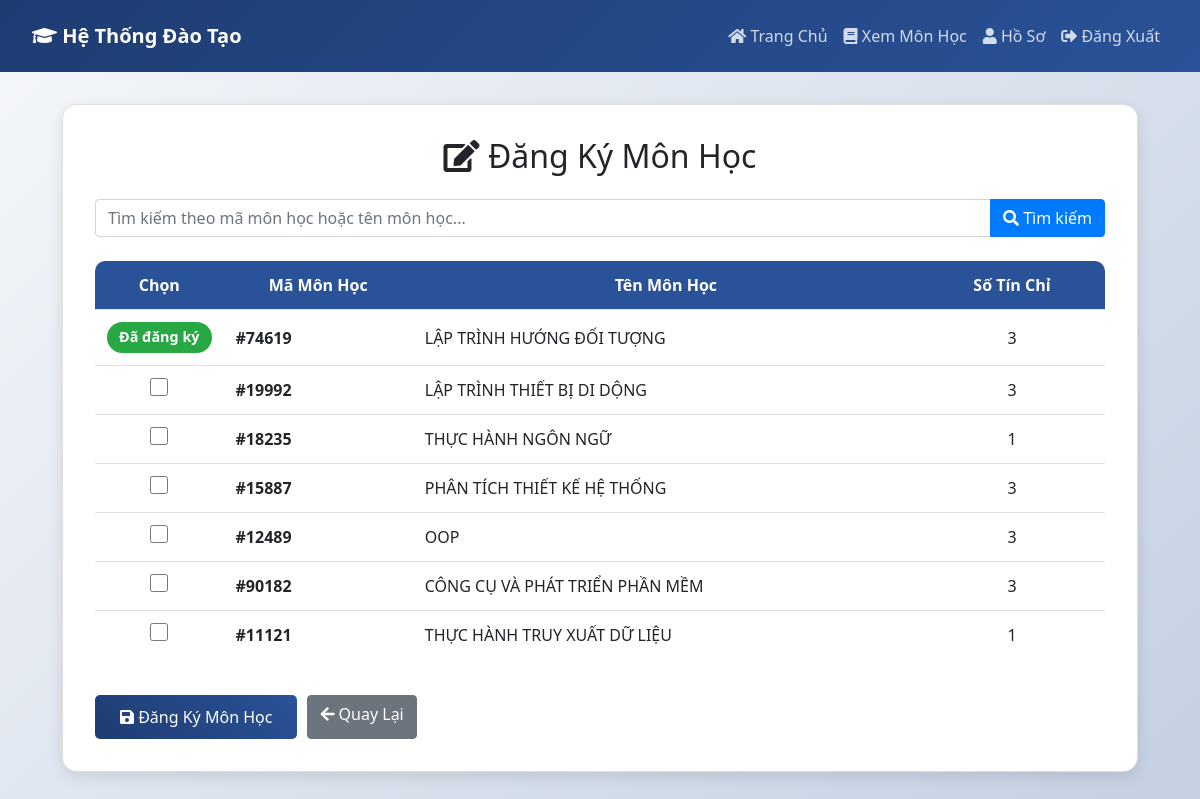
The page /users/register_course.php (signed in) on the database its author committed.
### tables this page shows
CREATE TABLE `courses` (
  `id` int(11) NOT NULL,
  `course_code` varchar(20) NOT NULL,
  `course_name` varchar(100) NOT NULL,
  `credits` int(11) NOT NULL
);

### users/register_course.php (the view, shortened to what this page needs)
<?php
require_once 'connect.php';
$conn = $con;
$username = $_SESSION['username'];
$registered_courses_query = "SELECT course_id FROM course_registrations WHERE username = ?";
$stmt = $conn->prepare($registered_courses_query);
$stmt->bind_param("s", $username);
$stmt->execute();
$registered_result = $stmt->get_result();
$registered_courses = array();
while ($row = $registered_result->fetch_assoc()) {
    $registered_courses[] = $row['course_id'];
}
$search = isset($_GET['search']) ? mysqli_real_escape_string($conn, $_GET['search']) : '';
if ($search !== '') {
    $query = "SELECT * FROM courses WHERE course_code LIKE ? OR course_name LIKE ?";
    $stmt = $conn->prepare($query);
    $searchTerm = "%$search%";
    $stmt->bind_param("ss", $searchTerm, $searchTerm);
} else {
    $query = "SELECT * FROM courses";
    $stmt = $conn->prepare($query);
}
$stmt->execute();
$result = $stmt->get_result();
?>
<!doctype html>
<html lang="vi">
<head>
    <link rel="stylesheet" href="https://cdn.jsdelivr.net/npm/bootstrap@4.0.0/dist/css/bootstrap.min.css">
    <link rel="stylesheet" href="https://cdnjs.cloudflare.com/ajax/libs/font-awesome/5.15.4/css/all.min.css">
</head>
<body>
    <nav class="navbar navbar-expand-lg navbar-dark">
        <a class="navbar-brand" href="user_home.php">
            <i class="fas fa-graduation-cap"></i> Hệ Thống Đào Tạo
        </a>
        <div class="collapse navbar-collapse" id="navbarNav">
            <ul class="navbar-nav ml-auto">
                <li class="nav-item">
                    <a class="nav-link" href="user_home.php">
                        <i class="fas fa-home"></i> Trang Chủ
                    </a>
                </li>
                <li class="nav-item">
                    <a class="nav-link" href="view_courses.php">
                        <i class="fas fa-book"></i> Xem Môn Học
                    </a>
                </li>
                <li class="nav-item">
                    <a class="nav-link" href="view_profile.php">
                        <i class="fas fa-user"></i> Hồ Sơ
                    </a>
                </li>
                <li class="nav-item">
                    <a class="nav-link" href="logout.php">
                        <i class="fas fa-sign-out-alt"></i> Đăng Xuất
                    </a>
                </li>
            </ul>
        </div>
    </nav>
    <div class="container">
        <div class="card">
            <h2 class="text-center mb-4">
                <i class="fas fa-edit"></i> Đăng Ký Môn Học
            </h2>
    <form method="GET" class="mb-4">
        <div class="input-group">
            <input type="text" class="form-control" name="search"
                   placeholder="Tìm kiếm theo mã môn học hoặc tên môn học..."
                   value="<?php echo htmlspecialchars($search); ?>">
            <div class="input-group-append">
                <button class="btn btn-primary" type="submit">
                    <i class="fas fa-search"></i> Tìm kiếm
                </button>
            </div>
        </div>
    </form>
    <form method="POST">
        <div class="table-responsive">
            <table class="table table-hover">
                <thead>
                    <tr class="text-center">
                        <th width="5%">Chọn</th>
                        <th width="20%">Mã Môn Học</th>
                        <th width="55%">Tên Môn Học</th>
                        <th width="20%">Số Tín Chỉ</th>
                    </tr>
                </thead>
                <tbody>
                    <?php
                    if ($result && $result->num_rows > 0):
                        while ($row = $result->fetch_assoc()):
                    ?>
                        <tr>
                            <td class="text-center">
                                <?php if (in_array($row['id'], $registered_courses)): ?>
                                    <span class="badge badge-success">Đã đăng ký</span>
                                <?php else: ?>
                                    <input type="checkbox" class="checkbox-custom" name="courses[]" value="<?php echo $row['id']; ?>">
                                <?php endif; ?>
                            </td>
                            <td class="font-weight-bold"><?php echo htmlspecialchars($row['course_code']); ?></td>
                            <td><?php echo htmlspecialchars($row['course_name']); ?></td>
                            <td class="text-center"><?php echo htmlspecialchars($row['credits']); ?></td>
                        </tr>
                    <?php
                        endwhile;
                    endif; ?>
                </tbody>
            </table>
        </div>
            <div class="button-group">
                <button type="submit" class="btn btn-custom">
                    <i class="fas fa-save"></i> Đăng Ký Môn Học
                </button>
                <a href="user_home.php" class="btn btn-secondary">
                    <i class="fas fa-arrow-left"></i> Quay Lại
                </a>
            </div>
        </form>
    </div>
</div>
</body>
</html>

### users/register_course.php (style rules this page uses)
body { background: linear-gradient(135deg, #f5f7fa 0%, #c3cfe2 100%); min-height: 100vh; font-family: 'Segoe UI', sans-serif; }
.navbar { background: linear-gradient(135deg, #1e3c72, #2a5298); padding: 1rem 2rem; }
.navbar-brand { color: white !important; font-weight: bold; }
.nav-link { color: rgba(255,255,255,0.8) !important; transition: color 0.3s ease; }
.container { padding: 2rem; }
.card { background: white; border-radius: 15px; box-shadow: 0 5px 15px rgba(0,0,0,0.1); padding: 2rem; margin-bottom: 2rem; }
.table { background: white; border-radius: 10px; overflow: hidden; }
.table thead th { background: #2a5298; color: white; border: none; }
.table td { vertical-align: middle; }
.btn-custom { background: linear-gradient(45deg, #1e3c72, #2a5298); border: none; color: white; padding: 10px 25px; border-radius: 5px; transition: all 0.3s ease; }
.checkbox-custom { width: 18px; height: 18px; cursor: pointer; }
.button-group { display: flex; gap: 10px; margin-top: 20px; }
.badge-success { background-color: #28a745; color: white; padding: 8px 12px; border-radius: 20px; font-size: 0.9em; }

### rows shown on the page
courses: shows "Đã đăng ký", course_code "#74619", course_name "LẬP TRÌNH HƯỚNG ĐỐI TƯỢNG", credits "3"
courses: course_code "#19992", course_name "LẬP TRÌNH THIẾT BỊ DI DỘNG", credits "3"
courses: course_code "#18235", course_name "THỰC HÀNH NGÔN NGỮ", credits "1"
courses: course_code "#15887", course_name "PHÂN TÍCH THIẾT KẾ HỆ THỐNG", credits "3"
courses: course_code "#12489", course_name "OOP", credits "3"
courses: course_code "#90182", course_name "CÔNG CỤ VÀ PHÁT TRIỂN PHẦN MỀM", credits "3"
courses: course_code "#11121", course_name "THỰC HÀNH TRUY XUẤT DỮ LIỆU", credits "1"
